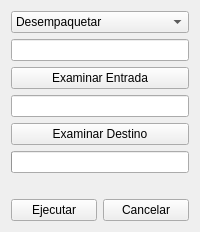
<?xml version="1.0" encoding="UTF-8"?>
<ui version="4.0">
 <class>MainWindow</class>
 <widget class="QWidget" name="centralwidget">
  <layout class="QVBoxLayout">
   <item>
    <widget class="QComboBox" name="modeComboBox">
     <item><property name="text"><string>Desempaquetar</string></property></item>
     <item><property name="text"><string>Empaquetar</string></property></item>
    </widget>
   </item>
   <item><widget class="QLineEdit" name="inputEdit"/></item>
   <item><widget class="QPushButton" name="browseInputBtn"><property name="text"><string>Examinar Entrada</string></property></widget></item>
   <item><widget class="QLineEdit" name="outputEdit"/></item>
   <item><widget class="QPushButton" name="browseOutputBtn"><property name="text"><string>Examinar Destino</string></property></widget></item>
   <item><widget class="QProgressBar" name="progressBar"/></item>
   <item><widget class="QLabel" name="statusLabel"/></item>
   <item>
    <layout class="QHBoxLayout">
     <item><widget class="QPushButton" name="executeBtn"><property name="text"><string>Ejecutar</string></property></widget></item>
     <item><widget class="QPushButton" name="cancelBtn"><property name="text"><string>Cancelar</string></property></widget></item>
    </layout>
   </item>
  </layout>
 </widget>
 <resources/>
 <connections/>
</ui>
